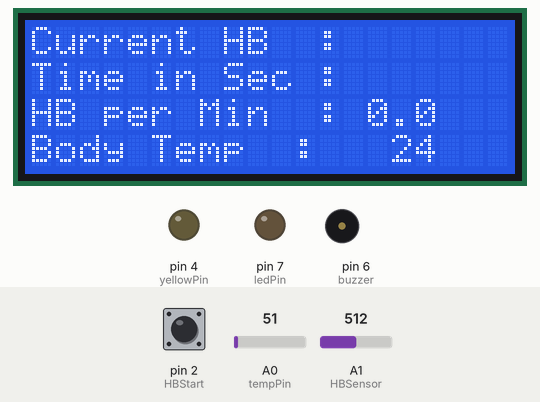
The sketch below on a simulated Arduino Uno, built with avr-gcc and run on an emulated ATmega328P. Shown: 20×4 character LCD, output pins drawn as LEDs (lit = HIGH), buzzer (waves = sounding). Inputs (shaded band) come from the test bench; at power-on: A0 (tempPin) = 51, pin 2 (HBStart) HIGH, A1 (HBSensor) = 512.

Above: at 2.2 s.
2.3 s: A0 (tempPin) set to 70
3.8 s: A0 (tempPin) set to 81
At 4.1 s:
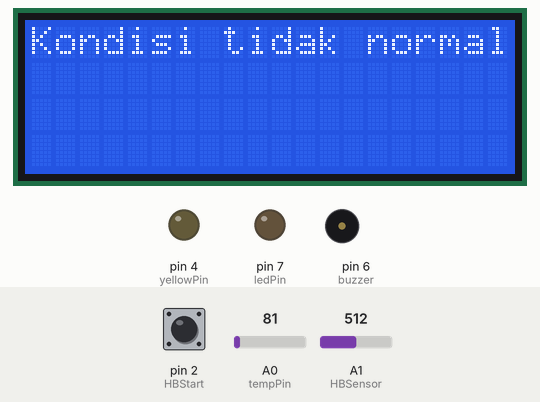
6.5 s: pin 2 (HBStart) pulled LOW for 1 s
At 9.06 s:
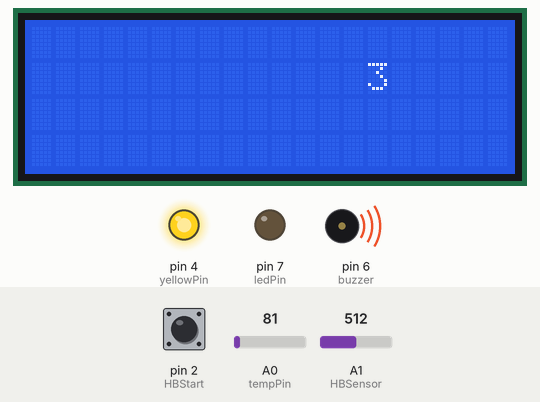
10.5 s: A0 (tempPin) set to 71
At 13.4 s:
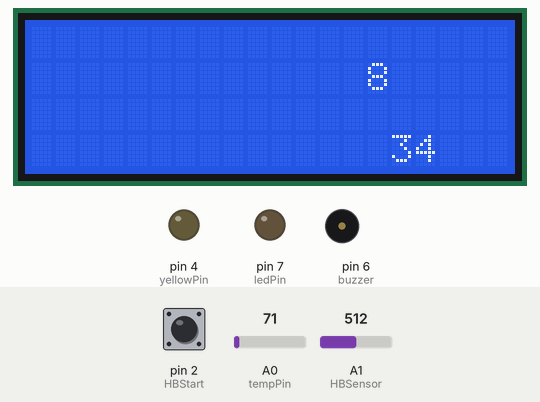
13.5 s: A1 (HBSensor) set to 0
At 14.3 s:
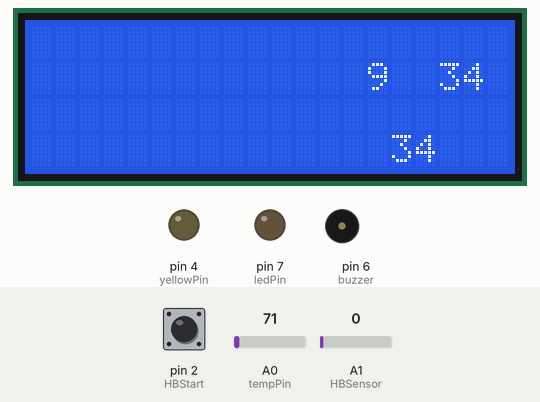
15.9 s: pin 2 (HBStart) pulled LOW for 0.15 s
At 16.7 s:
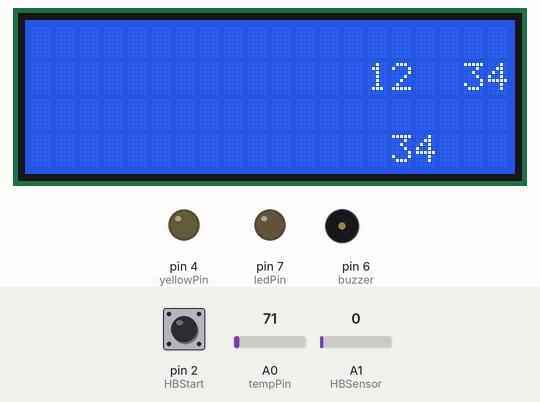
Timing chart, 0 to 18.9 s (numbered marks = the images above; inputs shaded):
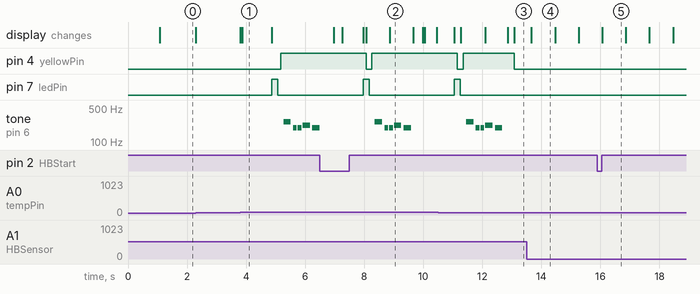

Measured:
- the behaviour switches between 75 and 76 on A0 (tempPin) (found by bisection; images 0 and 1)
- after the input at 3.8 s, pin 4 (yellowPin): LOW → HIGH after 1.4 s; pin 7 (ledPin): LOW → HIGH after 1.1 s, → LOW 0.20 s later; tone on pin 6 (buzzer): plays 262 Hz for 0.25 s, 196 Hz for 0.13 s, 196 Hz for 0.13 s, 220 Hz for 0.25 s, 196 Hz for 0.25 s, starting after 1.5 s; the display: first changes at once (image 1 shows a later state)
- after the input at 6.5 s, the display: first differs from a run without the input after 0.76 s (image 2 shows a later state)
- what the display in image 1 shows lasts 1.0 s, from 3.9 s to 4.9 s
- what the display in image 2 shows lasts 0.8 s, from 8.9 s to 9.7 s

The sketch:

Patient_monitoring_System_Program.ino
```cpp
#include <LiquidCrystal.h>
#include <TimerOne.h>
#include "pitches.h"
LiquidCrystal lcd(13, 12, 11, 10, 9, 8);

const int buzzer=6;
int val;
int cel;
int mv;
int tempPin = A0;// temperature Sensor Pin
int HBSensor = A1;// Sensor Pin
int HBCount = 0;
int HBCheck = 0;
int TimeinSec = 0;
int HBperMin = 0;
int HBStart = 2;
int HBStartCheck = 0;
int ledPin=7;
int yellowPin=4;
int melody[]={NOTE_C4, NOTE_G3, NOTE_G3, NOTE_A3, NOTE_G3, 0, NOTE_B3, NOTE_C4};
int noteDurations[]={4, 8, 8, 4, 4, 4, 4, 4};


//float mv = (val/1024.0)*5000;
//float cel = mv/10;
//#void (*reset)(void)=0;
//if (cel<=37){
    //"restart lcd"
  //}
//}
void setup() {
  // put your setup code here, to run once:

  lcd.begin(20, 4);
  pinMode(buzzer,OUTPUT);
  pinMode(ledPin,OUTPUT);
  pinMode(yellowPin,OUTPUT);
  pinMode(HBSensor, INPUT);
  pinMode(HBStart, INPUT_PULLUP);
  Timer1.initialize(800000);
  Timer1.attachInterrupt( timerIsr );
  lcd.clear();
  lcd.setCursor(0,0);
  lcd.print("Current HB  : ");
  lcd.setCursor(0,1);
  lcd.print("Time in Sec : ");
  lcd.setCursor(0,2);
  lcd.print("HB per Min  : 0.0");
  lcd.setCursor(0,3);
  lcd.print("Body Temp  : ");
  delay(1000);


}

void loop() {


  if(digitalRead(HBStart) == LOW){
  //lcd.setCursor(0,3);
  //lcd.print("HB Counting ..");
HBStartCheck = 1;}
  if(HBStartCheck == 1)
  {
      if((analogRead(HBSensor) == HIGH) && (HBCheck == 0))
      {
        HBCount = HBCount + 1;
        HBCheck = 1;
        lcd.setCursor(14,0);
        lcd.print(HBCount);
        lcd.print(" ");
      }
      if((analogRead(HBSensor) == LOW) && (HBCheck == 1))
      {
        HBCheck = 0;
      }
      if(TimeinSec == 20)
      {
          HBperMin = HBCount * 6;
          HBStartCheck = 0;
          lcd.setCursor(14,2);
          lcd.print(HBperMin);
          lcd.print(" ");
          //lcd.setCursor(0,3);
          //lcd.print("Press Button again.");
          HBCount = 0;
          TimeinSec = 0;
      }
  }

   val = analogRead(tempPin);
   mv = (val/1024.0)*5000;
   cel = mv/10;
  lcd.setCursor(14,3);

  if (cel >= 37)
  {
      lcd.clear();
  lcd.begin(1,0);
  lcd.print("Kondisi tidak normal");
  delay(1000);
  lcd.clear();

    digitalWrite(ledPin,HIGH);
    delay(100);
    digitalWrite(yellowPin,LOW);
    delay(100);
    digitalWrite(ledPin,LOW);
    delay(100);
    digitalWrite(yellowPin,HIGH);
    delay(100);


     for (int thisNote=0; thisNote <buzzer; thisNote++){

      //to calculate the note duration, take one second. Divided by the note type
      int noteDuration = 1000 / noteDurations [thisNote];
      tone(buzzer, melody [thisNote], noteDuration);

      //to distinguish the notes, set a minimum time between them
      //the note's duration +30% seems to work well
      int pauseBetweenNotes = noteDuration * 1.30;
      delay(pauseBetweenNotes);
      noTone(buzzer);

      //stop the tone playing
      noTone(buzzer);

    }

    }
    else  {
          lcd.print(" ");
          lcd.print(cel);
          digitalWrite(ledPin,LOW);
          digitalWrite(yellowPin,LOW);
          noTone(buzzer);


  }


}

void timerIsr()
{
  if(HBStartCheck == 1)
  {
      TimeinSec = TimeinSec + 1;
      lcd.setCursor(14,1);
      lcd.print(TimeinSec);
      lcd.print(" ");
  }
}
```

pitches.h
```cpp
#define NOTE_B0  31
#define NOTE_C1  33
#define NOTE_CS1 35
#define NOTE_D1  37
#define NOTE_DS1 39
#define NOTE_E1  41
#define NOTE_F1  44
#define NOTE_FS1 46
#define NOTE_G1  49
#define NOTE_GS1 52
#define NOTE_A1  55
#define NOTE_AS1 58
#define NOTE_B1  62
#define NOTE_C2  65
#define NOTE_CS2 69
#define NOTE_D2  73
#define NOTE_DS2 78
#define NOTE_E2  82
#define NOTE_F2  87
#define NOTE_FS2 93
#define NOTE_G2  98
#define NOTE_GS2 104
#define NOTE_A2  110
#define NOTE_AS2 117
#define NOTE_B2  123
#define NOTE_C3  131
#define NOTE_CS3 139
#define NOTE_D3  147
#define NOTE_DS3 156
#define NOTE_E3  165
#define NOTE_F3  175
#define NOTE_FS3 185
#define NOTE_G3  196
#define NOTE_GS3 208
#define NOTE_A3  220
#define NOTE_AS3 233
#define NOTE_B3  247
#define NOTE_C4  262
#define NOTE_CS4 277
#define NOTE_D4  294
#define NOTE_DS4 311
#define NOTE_E4  330
#define NOTE_F4  349
#define NOTE_FS4 370
#define NOTE_G4  392
#define NOTE_GS4 415
#define NOTE_A4  440
#define NOTE_AS4 466
#define NOTE_B4  494
#define NOTE_C5  523
#define NOTE_CS5 554
#define NOTE_D5  587
#define NOTE_DS5 622
#define NOTE_E5  659
#define NOTE_F5  698
#define NOTE_FS5 740
#define NOTE_G5  784
#define NOTE_GS5 831
#define NOTE_A5  880
#define NOTE_AS5 932
#define NOTE_B5  988
#define NOTE_C6  1047
#define NOTE_CS6 1109
#define NOTE_D6  1175
#define NOTE_DS6 1245
#define NOTE_E6  1319
#define NOTE_F6  1397
#define NOTE_FS6 1480
#define NOTE_G6  1568
#define NOTE_GS6 1661
#define NOTE_A6  1760
#define NOTE_AS6 1865
#define NOTE_B6  1976
#define NOTE_C7  2093
#define NOTE_CS7 2217
#define NOTE_D7  2349
#define NOTE_DS7 2489
#define NOTE_E7  2637
#define NOTE_F7  2794
#define NOTE_FS7 2960
#define NOTE_G7  3136
#define NOTE_GS7 3322
#define NOTE_A7  3520
#define NOTE_AS7 3729
#define NOTE_B7  3951
#define NOTE_C8  4186
#define NOTE_CS8 4435
#define NOTE_D8  4699
#define NOTE_DS8 4978
```
